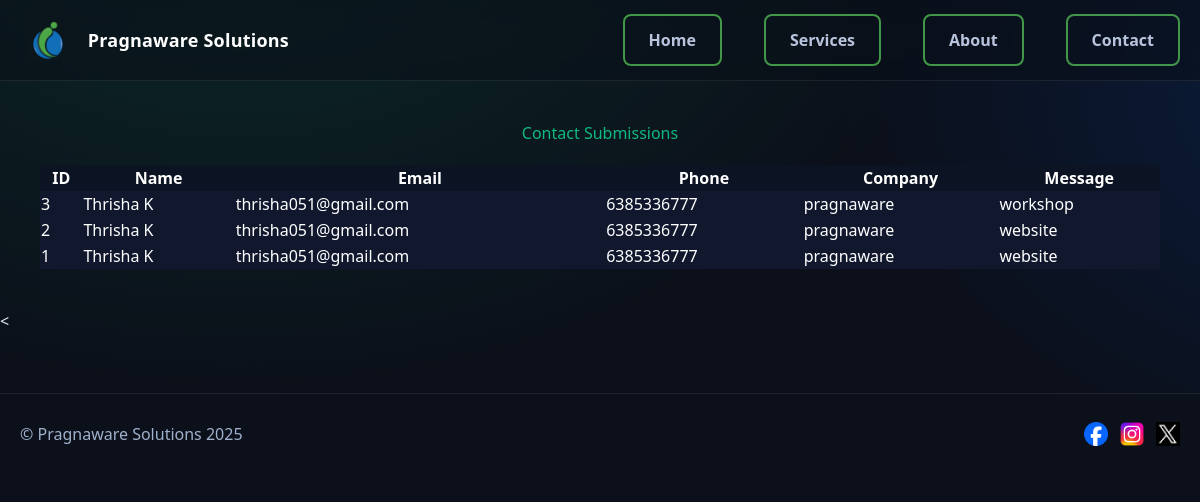
The app's page /admin/contacts with its own data.
### tables this page shows
CREATE TABLE contacts (
            id INTEGER PRIMARY KEY AUTOINCREMENT,
            name TEXT NOT NULL,
            email TEXT NOT NULL,
            phone TEXT NOT NULL,
            company TEXT,
            message TEXT
        );

### app.py (the view)
@app.route("/admin/contacts")
def view_contacts():
    conn = sqlite3.connect(DB_PATH)
    c = conn.cursor()
    c.execute("SELECT id, name, email, phone, company, message FROM contacts ORDER BY id DESC")
    contacts = c.fetchall()
    conn.close()
    return render_template("admin_contacts.html", contacts=contacts)

### app.py (called while the page is built)
@app.context_processor
def inject_globals():
    return {
        "BRAND_PRIMARY": "#0768FF",   # Blue
        "BRAND_ACCENT": "#10B981",    # Green
        "COMPANY_NAME": "Pragnaware Solutions"
    }

### templates/admin_contacts.html
{% extends "base.html" %}
{% block content %}
<section style="padding: 40px;">
  <h2 style="text-align:center; color:#10B981;">Contact Submissions</h2>
  <table style="width:100%; border-collapse: collapse; margin-top:20px;">
    <thead>
      <tr style="background:#0c1322; color:white;">
        <th>ID</th>
        <th>Name</th>
        <th>Email</th>
        <th>Phone</th>
        <th>Company</th>
        <th>Message</th>
      </tr>
    </thead>
    <tbody>
      {% for c in contacts %}
      <tr style="color:white; background:#11182e;">
        <td>{{ c[0] }}</td>
        <td>{{ c[1] }}</td>
        <td>{{ c[2] }}</td>
        <td>{{ c[3] }}</td>
        <td>{{ c[4] }}</td>
        <td>{{ c[5] }}</td>
      </tr>
      {% endfor %}
    </tbody>
  </table>
</section>
{% endblock %}

### templates/base.html (shortened to what this page needs)
<!doctype html>
<html lang="en">
  <head>
    <link rel="stylesheet" href="{{ url_for('static', filename='css/style.css') }}">
    <script src="https://cdn.tailwindcss.com"></script>
    <link rel="stylesheet" href="https://cdnjs.cloudflare.com/ajax/libs/animate.css/4.1.1/animate.min.css"/>
  </head>
  <body>
    <header class="site-header">
      <div class="navbar">
        <div class="navbar-left">
          <a class="brand flex items-center gap-3" href="{{ url_for('home') }}">
            <img src="{{ url_for('static', filename='assets/images/pragnaware_img.png') }}"
                 alt="{{ COMPANY_NAME }} Logo"
                 class="h-10 w-auto">
            <div class="brand-name text-white font-bold text-lg">{{ COMPANY_NAME }}</div>
          </a>
        </div>
        <nav class="nav" id="menu">
          <a href="{{ url_for('home') }}"class="btn">Home</a>
          <a href="{{ url_for('services') }}"class="btn">Services</a>
          <a href="{{ url_for('about') }}"class="btn">About</a>
          <a href="{{ url_for('contact') }}" class="btn">Contact</a>
        </nav>
      </div>
    </header>
    {% block content %}{% endblock %}
    <<footer class="site-footer">
  <div class="footer-inner flex items-center justify-between gap-4 flex-wrap">
    <div>© {{ COMPANY_NAME }} {{ 2025 }}</div>
    <div class="footer-images flex gap-3">
  <a href="https://www.facebook.com/share/1B68giSh69/?mibextid=wwXIfr" target="_blank">
    <img src="{{ url_for('static', filename='assets/images/facebook.png') }}" alt="Facebook" class="h-6 w-6">
  </a>
  <a href="https://www.instagram.com/pragnaware_solutions?igsh=MTBtY3dpNHBlZXE4NA==" target="_blank">
    <img src="{{ url_for('static', filename='assets/images/instagram.png') }}" alt="Instagram" class="h-6 w-6">
  </a>
  <a href="https://x.com/pragnaware21?s=11" target="_blank">
    <img src="{{ url_for('static', filename='assets/images/twitter.png') }}" alt="Twitter" class="h-6 w-6">
  </a>
</div>
  </div>
</footer>
  </body>
</html>

### static/css/style.css (style rules this page uses)
:root { --brand-primary: #0768FF; --brand-accent: #10B981; --ink: #0b1324; --muted: #637083; --bg: #0b0f19; --card: #101827; --border: rgba(255,255,255,0.08); }
* { box-sizing: border-box }
html, body { height: 100% }
body { margin: 0; font-family: ui-sans-serif, system-ui, -apple-system, Segoe UI, Roboto, Helvetica, Arial, "Apple Color Emoji", "Segoe UI Emoji"; color: #e7eefc; background: radial-gradient(1200px 800px at 20% -10%, rgba(16,185,129,0.15), transparent 60%), radial-gradient(1000px 700px at 120% 10%, rgba(7,104,255,0.18), transparent 60%), var(--bg); }
.site-header { position: sticky; top: 0; z-index: 40; backdrop-filter: blur(10px); background: rgba(10,15,25,0.55); border-bottom: 1px solid var(--border); transition: box-shadow .2s ease; }
.navbar { max-width: 1200px; margin: 0 auto; padding: 14px 20px; display:flex; align-items:center; justify-content:space-between; }
.brand { display:flex; align-items:center; gap:12px; text-decoration:none; color:#fff; }
.brand-name { font-weight:700; letter-spacing:.2px; }
.nav a { color:#d8e4ff; text-decoration:none; margin-left:22px; font-weight:600; opacity:.85; }
.btn { display:inline-flex; align-items:center; gap:10px; padding: 12px 18px; border-radius:14px; text-decoration:none; font-weight:700; border: 1px solid var(--border); background: linear-gradient(180deg, rgba(255,255,255,0.02), rgba(255,255,255,0.0)); color:#fff; }
.site-footer { border-top:1px solid var(--border); margin-top: 60px; background: #0b101b; }
.footer-inner { max-width:1200px; margin: 0 auto; padding: 28px 20px; color:#9fb1cc; display:flex; justify-content:space-between; flex-wrap:wrap; gap:16px; }
.btn { display: inline-block; padding: 12px 24px; border-radius: 8px; font-weight: 600; text-decoration: none; transition: all 0.3s ease; border: 2px solid #4caf50; color: #4caf50; background: transparent; cursor: pointer; }

### records on screen
contacts: id "3", name "Thrisha K", email "thrisha051@gmail.com", phone "6385336777", company "pragnaware", message "workshop"
contacts: id "2", name "Thrisha K", email "thrisha051@gmail.com", phone "6385336777", company "pragnaware", message "website"
contacts: id "1", name "Thrisha K", email "thrisha051@gmail.com", phone "6385336777", company "pragnaware", message "website"

### other values on screen
{{ COMPANY_NAME }} "Pragnaware Solutions"
{{ 2025 }} "2025"
